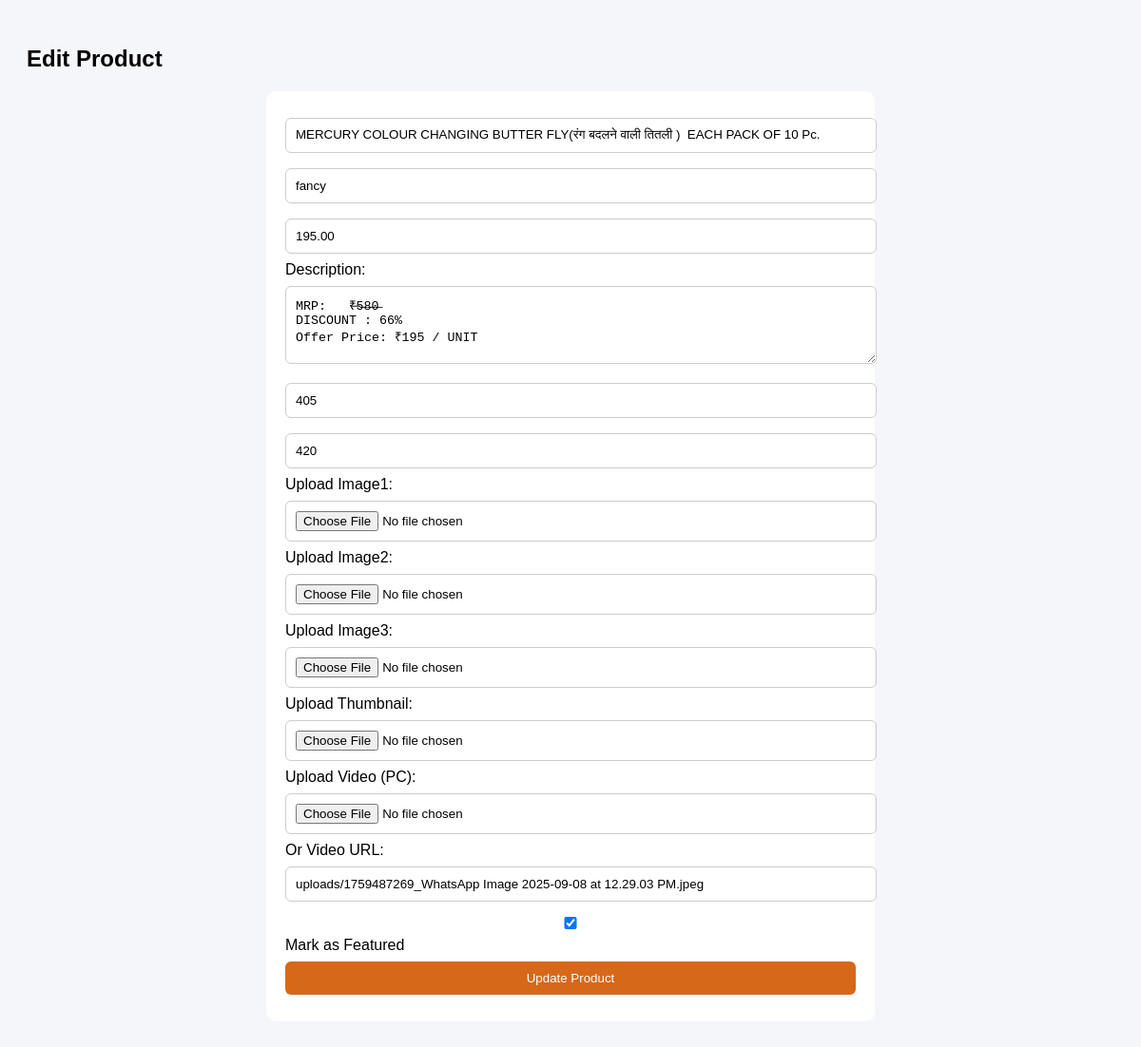
Screenshot of /edit_product.php?id=72 (signed in) with the database file from the repository.
### tables this page shows
CREATE TABLE `products` (
  `id` int(11) NOT NULL,
  `name` varchar(100) DEFAULT NULL,
  `category` varchar(50) DEFAULT NULL,
  `price` decimal(10,2) DEFAULT NULL,
  `description` text DEFAULT NULL,
  `image1` varchar(255) DEFAULT NULL,
  `image2` varchar(255) DEFAULT NULL,
  `image3` varchar(255) DEFAULT NULL,
  `thumbnail` varchar(255) DEFAULT NULL,
  `video` varchar(255) DEFAULT NULL,
  `featured` tinyint(1) DEFAULT 0,
  `online_stock` int(11) NOT NULL DEFAULT 0,
  `actual_stock` int(11) NOT NULL DEFAULT 0
);

### edit_product.php (the view, shortened to what this page needs)
<?php
include("db.php");
$id = (int)$_GET['id'];
$product = $conn->query("SELECT * FROM products WHERE id=$id")->fetch_assoc();
?>
<!DOCTYPE html>
<html lang="en">
<head>
</head>
<body>
<h2>Edit Product</h2>
<form method="post" enctype="multipart/form-data">
  <input type="text" name="name" value="<?= htmlspecialchars($product['name']) ?>" required>
  <input type="text" name="category" value="<?= htmlspecialchars($product['category']) ?>" required>
  <input type="number" step="0.01" name="price" value="<?= $product['price'] ?>" required>
  <label>Description:</label>
  <textarea name="description" rows="4" required><?= htmlspecialchars($product['description']) ?></textarea>
  <input type="number" name="online_stock" value="<?= $product['online_stock'] ?>" required>
  <input type="number" name="actual_stock" value="<?= $product['actual_stock'] ?>" required>
  <?php foreach(['image1','image2','image3','thumbnail'] as $img): ?>
    <label>Upload <?= ucfirst($img) ?>:</label>
    <input type="file" name="<?= $img ?>">
  <?php endforeach; ?>
  <label>Upload Video (PC):</label>
  <input type="file" name="video">
  <label>Or Video URL:</label>
  <input type="url" name="video_url" placeholder="https://example.com/video.mp4" value="<?= htmlspecialchars($product['video']) ?>">
  <label><input type="checkbox" name="featured" value="1" <?= $product['featured'] ? "checked" : "" ?>> Mark as Featured</label>
  <button type="submit" name="update">Update Product</button>
</form>
</body>
</html>

### edit_product.php (style rules this page uses)
body { font-family: Arial, sans-serif; background: #f5f6fa; padding: 20px; }
form { background: #fff; padding: 20px; border-radius: 10px; max-width: 600px; margin: auto; }
input, button, textarea { width: 100%; padding: 10px; margin: 8px 0; border-radius: 6px; border: 1px solid #ccc; }
button { background: #d6681aff; color: white; border: none; cursor: pointer; }

### rows the page displays
products: name "MERCURY COLOUR CHANGING BUTTER FLY(रंग बदलने वाली तितली ) EACH PACK OF 10 Pc.", category "fancy", price "195.00", description "MRP: ₹̶5̶8̶0̶ DISCOUNT : 66% Offer Price: ₹195 / UNIT", online_stock "405", actual_stock "420", video_url "uploads/1759487269_WhatsApp Image 2025-09-08 at 12.29.03 PM.jpeg", featured "☑"

### other values shown
$img "Image1"
$img "Image2"
$img "Image3"
$img "Thumbnail"
